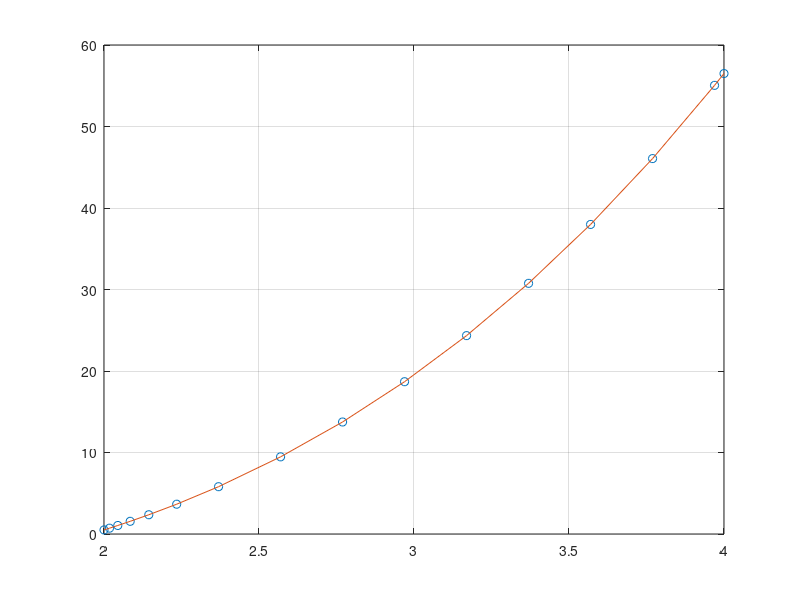
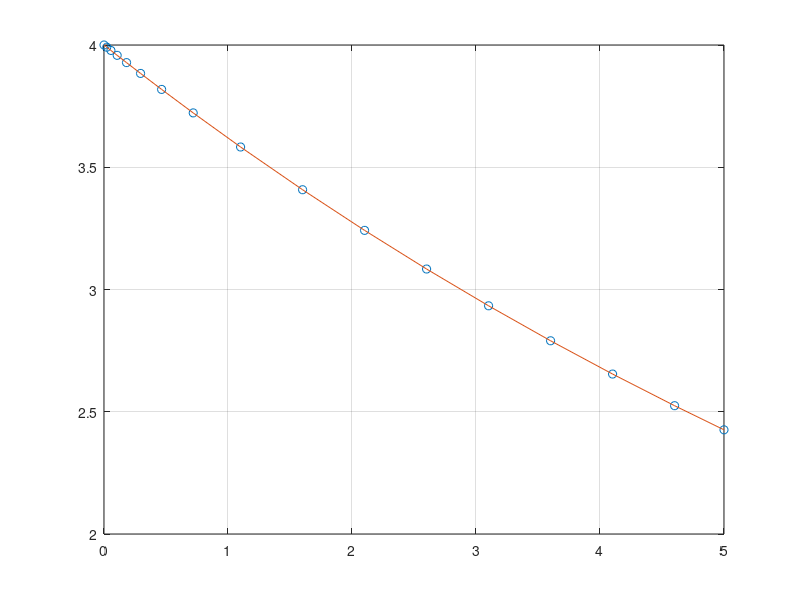
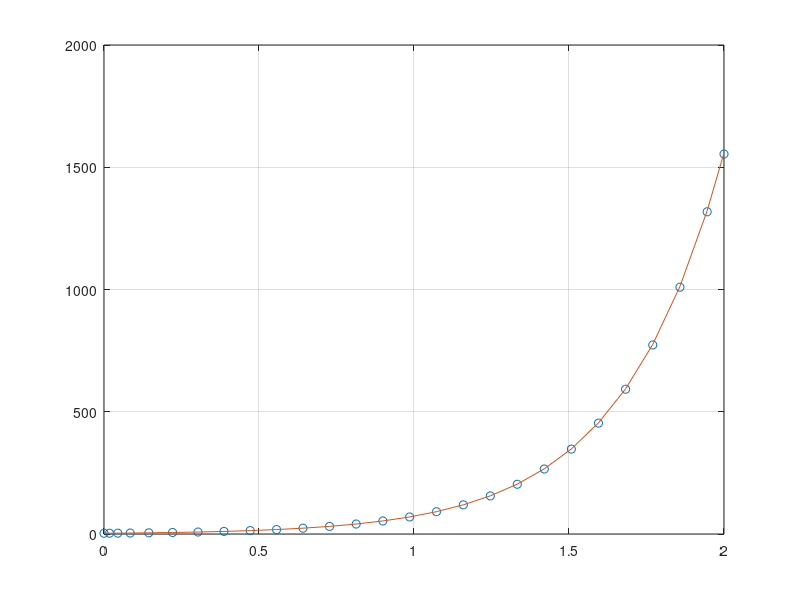

The MATLAB source for these figures, in order:
function ode_example()
    function dy=g1(x,y)
        dy=3*x^2;
    end
    function dy=g2(x,y)
        dy=-0.1*y;
    end
    function dy=g3(x,y)
        dy=3*y+exp(2*x);
    end
figure(1);
[x yn]=ode23(@g1,[2 4],0.5);
ya=x.^3-7.5;
plot(x,yn,'o',x,ya);grid;
figure(2);
[x yn]=ode23(@g2,[0 5],4);
ya=4.*exp(-0.1.*x);
plot(x,yn,'o',x,ya);grid;
figure(3);
[x yn]=ode23(@g3,[0 2],3);
ya=4*exp(3.*x)-exp(2.*x);
plot(x,yn,'o',x,ya);grid;
end